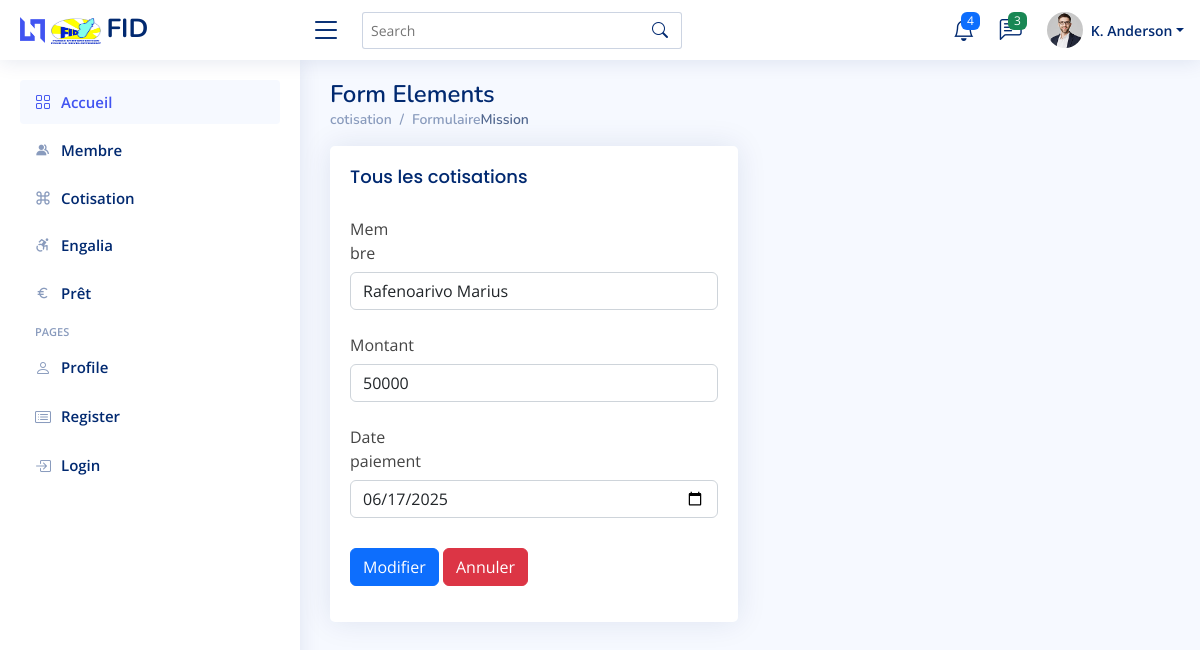
Screenshot of /index.php/vm_controller/cotisation/modifier/1 with the database file from the repository.
### tables this page shows
CREATE TABLE `cotisation` (
  `ID_cotisation` int(10) NOT NULL,
  `ID_membre` int(10) NOT NULL,
  `Montant` double NOT NULL,
  `Date` date NOT NULL
);

CREATE TABLE `membre` (
  `ID_membre` int(10) NOT NULL,
  `Nom` varchar(50) NOT NULL,
  `Prenom` varchar(50) NOT NULL
);

### application/controllers/vm_controller.php (called while the page is built, shortened)
<?php
class vm_controller extends CI_Controller {
    public function __construct() {
        $this->load->model('vm_model');
        $this->load->library('form_validation');
    }
public function cotisation($action = null, $ID_cotisation = null) {
    $this->load->model('vm_model');
    $data = [];
    if ($action === 'modifier' && !empty($ID_cotisation)) {
        $data['cotisation'] = $this->vm_model->get_cotisation($ID_cotisation);
        $data['membre'] = $this->vm_model->membre();
        $this->load->view('modif_cotisation_view', $data);
        return;
    }
    $data['cotisation'] = $this->vm_model->cotisation();
	$data['membre'] = $this->vm_model->membre();
    $this->load->view('cotisation_view', $data);
}
}

### index.php (called while the page is built, shortened)
<?php
require_once BASEPATH.'core/CodeIgniter.php';

### application/models/vm_model.php (called while the page is built, shortened)
<?php
class Vm_model extends CI_Model {
    public function get_cotisation($ID_cotisation) {
        $query = $this->db->query("SELECT * FROM membre, cotisation WHERE membre.ID_membre= cotisation.ID_membre and cotisation.ID_cotisation = '$ID_cotisation' ");
        return $query->row();
    }
}
?>

### application/views/modif_cotisation_view.php (the view, shortened to what this page needs)
  <main id="main" class="main">
<div class="pagetitle">
  <h1>Form Elements</h1>
  <nav>
    <ol class="breadcrumb">
      <li class="breadcrumb-item"><a href="index.html">cotisation</a></li>
      <li class="breadcrumb-item">Formulaire</li>
      <li class="active">Mission</li>
    </ol>
  </nav>
</div>
<section class="section">
  <div class="row">
    <div class="col-lg-6">
      <div class="card">
        <div class="card-body">
          <h5 class="card-title">Tous les cotisations</h5>
          <form id="form" class="form-material" method="POST" action="<?php echo base_url().'index.php/vm_controller/cotisation'; ?>">
            <div class="row mb-3">
              <label for="inputText" class="col-sm-2 col-form-label">Membre</label>
              <div class="col-sm-12">
                <select name="ID_membre" class="form-control" required>
                  <option value="<?= $cotisation->ID_membre ?>"><?= $cotisation->Nom.' '.$cotisation->Prenom  ?></option>
              </select>
            </div>
            </div>
            <div class="row mb-3">
                <label for="inputNumber" class="col-sm-4 col-form-label">Montant</label>
                <div class="col-sm-12">
                  <input type="number" name ="Montant" class="form-control" value="<?= $cotisation->Montant ?>" placeholder ="Montant à payer">
                </div>
              </div>
              <div class="row mb-3">
                <label for="inputNumber" class="col-sm-4 col-form-label">Date paiement</label>
                <div class="col-sm-12">
                  <input type="date" name="Date"class="form-control" value="<?= $cotisation->Date ?>" placeholder ="Montant à payer">
                </div>
              </div>
            <div class="row mb-3">
              <label class="col-sm-2 col-form-label"></label>
              <div class="col-sm-12">
              <button type="submit" id="submit"  name="submit" class="btn btn-primary">Modifier</button>
                    <a href="<?php echo base_url().'index.php/vm_controller/cotisation'; ?>" class="btn btn-danger">Annuler</a>
              </div>
            </div>
          </form>
        </div>
      </div>
    </div>
</section>
</main>

### assets/css/style.css (style rules this page uses)
:root { scroll-behavior: smooth; }
a { color: #4154f1; text-decoration: none; }
h1, h2, h3, h4, h5, h6 { font-family: "Nunito", sans-serif; }
#main { margin-top: 60px; padding: 20px 30px; transition: all 0.3s; }
.pagetitle { margin-bottom: 10px; }
.pagetitle h1 { font-size: 24px; margin-bottom: 0; font-weight: 600; color: #012970; }
.card { margin-bottom: 30px; border: none; border-radius: 5px; box-shadow: 0px 0 30px rgba(1, 41, 112, 0.1); }
.card-title { padding: 20px 0 15px 0; font-size: 18px; font-weight: 500; color: #012970; font-family: "Poppins", sans-serif; }
.card-body { padding: 0 20px 20px 20px; }
.breadcrumb { font-size: 14px; font-family: "Nunito", sans-serif; color: #899bbd; font-weight: 600; }
.breadcrumb a { color: #899bbd; transition: 0.3s; }
.breadcrumb .breadcrumb-item::before { color: #899bbd; }
.breadcrumb .active { color: #51678f; font-weight: 600; }
@media (min-width: 1200px) { #main, #footer { margin-left: 300px; } }

### rows the page displays
cotisation: ID_membre "Rafenoarivo Marius", Montant "50000", Date "06/17/2025"
